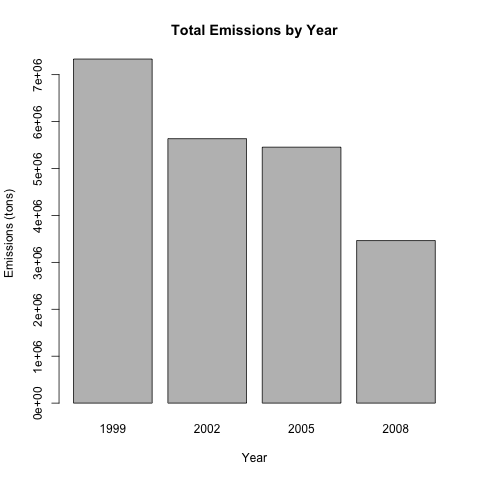

Source code (R):
source("load_data.R")

# 1. Have total emissions from PM2.5 decreased in the United States from 1999 to 2008? 
# Using the base plotting system, make a plot showing the total PM2.5 emission from all 
# sources for each of the years 1999, 2002, 2005, and 2008.

temp <- 
        NEI[, sum(Emissions), 
            by = year] 

png("plot1.png")

barplot(height = temp$V1, 
        names.arg = temp$year,
        ylab = "Emissions (tons)", 
        xlab = "Year", 
        main = "Total Emissions by Year")

dev.off()
